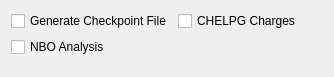
              <widget class="QWidget" name="pageWavefunctionAnalysis">
               <property name="geometry">
                <rect>
                 <x>0</x>
                 <y>0</y>
                 <width>334</width>
                 <height>77</height>
                </rect>
               </property>
               <attribute name="label">
                <string>Wavefunction Analysis</string>
               </attribute>
               <layout class="QVBoxLayout" name="verticalLayout_25">
                <item>
                 <layout class="QGridLayout" name="gridLayout_13">
                  <item row="0" column="0">
                   <widget class="QCheckBox" name="gui">
                    <property name="text">
                     <string>Generate Checkpoint File</string>
                    </property>
                   </widget>
                  </item>
                  <item row="0" column="1">
                   <widget class="QCheckBox" name="chelpg">
                    <property name="text">
                     <string>CHELPG Charges</string>
                    </property>
                   </widget>
                  </item>
                  <item row="1" column="0">
                   <widget class="QCheckBox" name="nbo">
                    <property name="text">
                     <string>NBO Analysis</string>
                    </property>
                   </widget>
                  </item>
                 </layout>
                </item>
                <item>
                 <spacer name="verticalSpacer_24">
                  <property name="orientation">
                   <enum>Qt::Vertical</enum>
                  </property>
                  <property name="sizeHint" stdset="0">
                   <size>
                    <width>20</width>
                    <height>52</height>
                   </size>
                  </property>
                 </spacer>
                </item>
               </layout>
              </widget>
